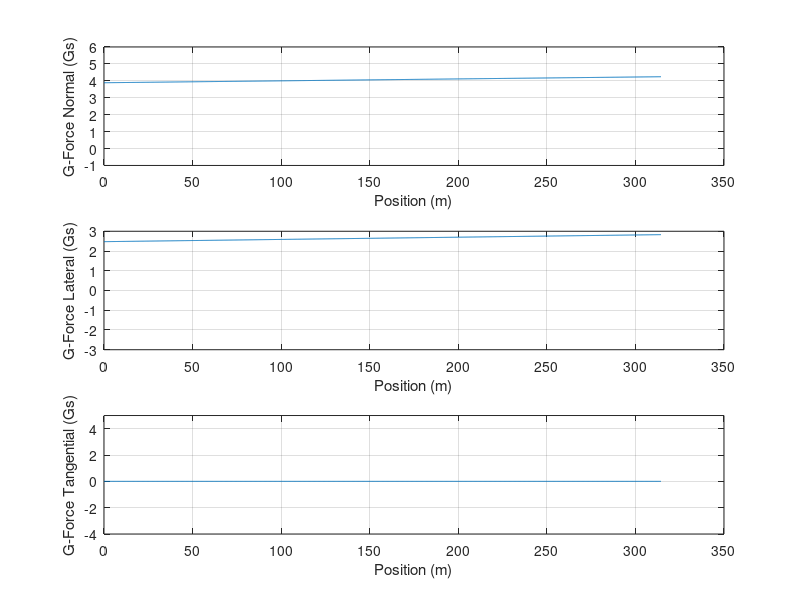

Reproduce this figure in MATLAB.
clear; clc; close all;

t = [0:(pi/500):2*pi];
x = -50*sin(t);
y = 50*cos(t);
z = 2*t;
t2 = t';

h0 = 125;
v = sqrt(2*9.81*(h0-z));
m = 1;
g = 9.81;
theta = 45; %degrees
r = 50;

L = ((-g*tand(theta))+((v).^2)/r)/(sind(theta)*tand(theta)+cosd(theta));
N = g/cosd(theta) + (L*sind(theta))/cosd(theta);

G_l = flip(L/(m*g), 2);
G_n = flip(N/(m*g), 2);
G_tan = zeros(1, length(G_n));

len_curve = sum(vecnorm(diff( [x(:), z(:), y(:)] ),2,2));
position_vec = linspace(0, len_curve, 1001);

figure();
subplot(3,1,1)
plot(position_vec, G_n)
grid on;
ylim([-1 6])
xlabel('Position (m)');
ylabel('G-Force Normal (Gs)');

subplot(3,1,2)
plot(position_vec, G_l)
grid on;
ylim([-3 3])
xlabel('Position (m)');
ylabel('G-Force Lateral (Gs)');

subplot(3,1,3)
lat_gs = zeros(length(position_vec),1);
plot(position_vec, G_tan)
grid on;
ylim([-4 5])
xlabel('Position (m)');
ylabel('G-Force Tangential (Gs)');






% figure(1)
% plot3(x,y,G_l, "Color",'magenta','LineWidth',2)
% xlabel('X position (m)');
% ylabel('Y position (m)');
% zlabel('Z position (m)');
% grid on;
% hold on;
% 
% figure(1);
% surf([x(:) x(:)], [y(:) y(:)], [G_l(:) G_l(:)], ...
%     'FaceColor','none', ...
%     'EdgeColor','interp', ...
%     'LineWidth', 2);
% view(2);
% xlabel('X position (m)');
% ylabel('Y position (m)');
% colorbar;
% figure(1);
% scatter3(x,y,z,[],G_l)
% colormap;
% colorbar;
% 
% figure(2)
% plot3(x,y,G_n, "Color",'magenta','LineWidth',2)
% xlabel('X position (m)');
% ylabel('Y position (m)');
% zlabel("Normal G Force");
% grid on;
% 
% figure(2);
% surf([x(:) x(:)], [y(:) y(:)], [G_n(:) G_n(:)], ...
%     'FaceColor','none', ...
%     'EdgeColor','interp', ...
%     'LineWidth', 2);
% view(2);
% xlabel('X position (m)');
% ylabel('Y position (m)');
% colorbar;
% figure(2);
% scatter3(x,y,z,[],G_n)
% xlabel('X position (m)');
% ylabel('Y position (m)');
% zlabel("Normal G Force");
% colormap;
% colorbar
% 
% theta2 = linspace (-90,270,1000);
% R2 = 50;
% h = R2*sind(theta2) + R2;
% % G Force at different locations
% G_top = (2*(h0-2*R2)/(R2)) -1;
% G_angle = (2*(h0-R2*sind(theta2)-R2)/(R2))- sind(theta2);
% G_bot = (2*h0/R2) +1;
% %Velocity
% V = sqrt(2*g*(h0-h));
% % Loop diagram
% x2 = R2*sind(theta2);
% y2 = R2*cosd(theta2);
% figure();
% plot3(x2,y2,G_angle,"Color",'b','LineWidth',2);
% xlabel('X position (m)');
% ylabel('Y position (m)');
% zlabel("G force");
% grid on;
% figure();
% surf([x2(:) x2(:)], [y2(:) y2(:)], [G_angle(:) G_angle(:)], ...
%     'FaceColor','none', ...
%     'EdgeColor','interp', ...
%     'LineWidth', 2);
% view(2);
% xlabel('X position (m)');
% ylabel('Y position (m)');
% colorbar;
% z2 = R2*sind(theta2);
% y2 = R2*cosd(theta2);
% x2=zeros(1,1000);
% figure();
% scatter3(y2,x2,z2,[],G_angle)
% colormap;
% colorbar;
% 
% 
% 




